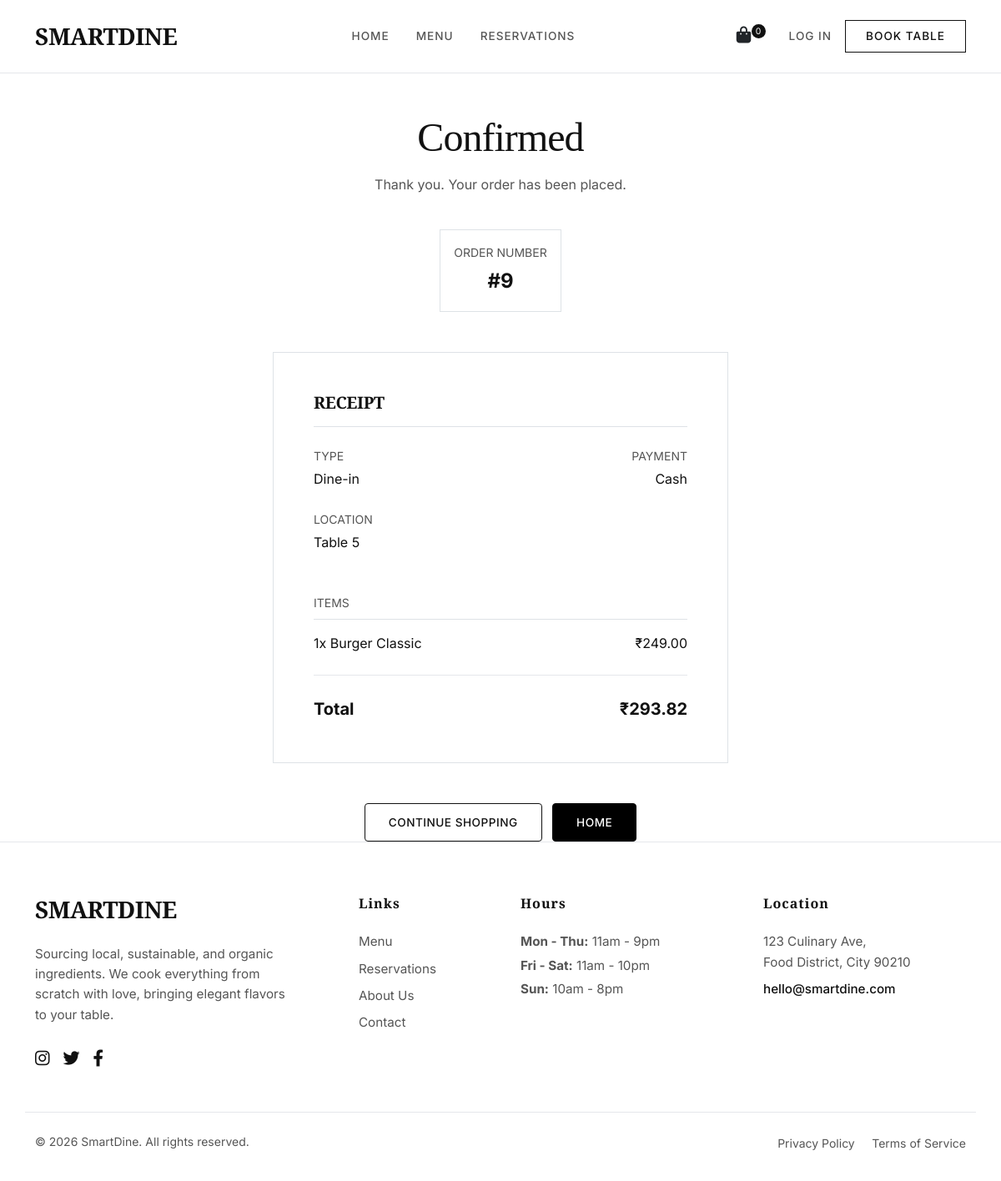
The app's page /order-confirmation/9/ with its own data.
### home/models.py (models this page shows, shortened)
class Order(models.Model):
    ORDER_TYPE_CHOICES = [
        ('Dine-in', 'Dine-in'),
        ('Delivery', 'Delivery'),
        ('Pickup', 'Pickup'),
    ]
    STATUS_CHOICES = [
        ('Pending', 'Pending'),
        ('Preparing', 'Preparing'),
        ('Ready', 'Ready'),
        ('Delivered', 'Delivered'),
        ('Cancelled', 'Cancelled'),
    ]
    PAYMENT_METHOD_CHOICES = [
        ('UPI', 'UPI'),
        ('Card', 'Credit/Debit Card'),
        ('Cash', 'Cash'),
        ('Wallet', 'Digital Wallet'),
    ]
    PAYMENT_STATUS_CHOICES = [
        ('Pending', 'Pending'),
        ('Completed', 'Completed'),
        ('Failed', 'Failed'),
        ('Refunded', 'Refunded'),
    ]
    user = models.ForeignKey(User, on_delete=models.SET_NULL, null=True, blank=True, related_name='orders')
    order_type = models.CharField(max_length=20, choices=ORDER_TYPE_CHOICES, default='Dine-in')
    table = models.ForeignKey(Table, on_delete=models.SET_NULL, null=True, blank=True, related_name='orders')
    customer_name = models.CharField(max_length=100, blank=True)
    customer_phone = models.CharField(max_length=20, blank=True)
    customer_address = models.TextField(blank=True)
    total_amount = models.DecimalField(max_digits=8, decimal_places=2, default=0)
    tax_amount = models.DecimalField(max_digits=8, decimal_places=2, default=0)
    discount_amount = models.DecimalField(max_digits=8, decimal_places=2, default=0)
    final_amount = models.DecimalField(max_digits=8, decimal_places=2, default=0)
    payment_method = models.CharField(max_length=20, choices=PAYMENT_METHOD_CHOICES, blank=True, null=True)
    payment_status = models.CharField(max_length=20, choices=PAYMENT_STATUS_CHOICES, default='Pending')
    status = models.CharField(max_length=20, choices=STATUS_CHOICES, default='Pending')
    created_at = models.DateTimeField(auto_now_add=True)
    completed_at = models.DateTimeField(null=True, blank=True)
    class Meta:
        ordering = ['-created_at']

class Table(models.Model):
    STATUS_CHOICES = [
        ('Available', 'Available'),
        ('Occupied', 'Occupied'),
        ('Reserved', 'Reserved'),
    ]
    table_number = models.PositiveIntegerField(unique=True)
    capacity = models.PositiveIntegerField()
    status = models.CharField(max_length=20, choices=STATUS_CHOICES, default='Available')

class OrderItem(models.Model):
    order = models.ForeignKey(Order, on_delete=models.CASCADE, related_name='items')
    menu_item = models.ForeignKey(MenuItem, on_delete=models.CASCADE)
    quantity = models.PositiveIntegerField()
    price = models.DecimalField(max_digits=8, decimal_places=2)
    special_instructions = models.TextField(blank=True, help_text="e.g., No onions, extra cheese")
    def subtotal(self):
        return self.quantity * self.price

class MenuItem(models.Model):
    name = models.CharField(max_length=200)
    description = models.TextField(blank=True)
    price = models.DecimalField(max_digits=8, decimal_places=2)
    category = models.ForeignKey(Category, on_delete=models.SET_NULL, null=True, blank=True, related_name='menu_items')
    is_active = models.BooleanField(default=True, help_text="Is this item currently on the menu?")
    image = models.ImageField(upload_to='menu_items/', null=True, blank=True)
    created_at = models.DateTimeField(auto_now_add=True)
    class Meta:
        ordering = ['-created_at']

### home/views.py (the view)
# urls.py: path('order-confirmation/<int:order_id>/', views.order_confirmation, name='order_confirmation'),
def order_confirmation(request, order_id):
    order = get_object_or_404(Order, id=order_id)
    context = {'order': order}
    return render(request, 'order_confirmation.html', context)

### templates/order_confirmation.html (shortened to what this page needs)
{% extends 'base.html' %}
{% block content %}
<div class="container mt-5">
    <div class="row justify-content-center">
        <div class="col-lg-6">
            <div class="text-center mb-5">
                <h1 class="display-5 mb-3" style="font-weight: 400;">Confirmed</h1>
                <p class="text-muted">Thank you. Your order has been placed.</p>
                <div class="border border-color p-3 mt-4 d-inline-block">
                    <span class="text-uppercase small text-muted d-block mb-1">Order Number</span>
                    <strong class="fs-4">#{{ order.id }}</strong>
                </div>
            </div>
            <div class="border border-color p-4 p-md-5 bg-white">
                <h5 class="text-uppercase letter-spacing-1 mb-4 border-bottom pb-3">Receipt</h5>
                <div class="row mb-4">
                    <div class="col-6">
                        <small class="text-muted text-uppercase d-block mb-1">Type</small>
                        <span>{{ order.order_type }}</span>
                    </div>
                    <div class="col-6 text-end">
                        <small class="text-muted text-uppercase d-block mb-1">Payment</small>
                        <span>{{ order.payment_method }}</span>
                    </div>
                </div>
                {% if order.table %}
                <div class="row mb-4">
                    <div class="col-12">
                        <small class="text-muted text-uppercase d-block mb-1">Location</small>
                        <span>Table {{ order.table.table_number }}</span>
                    </div>
                </div>
                {% endif %}
                <div class="mt-5">
                    <small class="text-muted text-uppercase d-block mb-3 border-bottom pb-2">Items</small>
                    {% for item in order.items.all %}
                    <div class="d-flex justify-content-between mb-2">
                        <span>{{ item.quantity }}x {{ item.menu_item.name }}</span>
                        <span>₹{{ item.subtotal }}</span>
                    </div>
                    {% endfor %}
                </div>
                <div class="d-flex justify-content-between mt-4 pt-4 border-top border-dark fw-bold fs-5">
                    <span>Total</span>
                    <span>₹{{ order.final_amount }}</span>
                </div>
            </div>
            <div class="text-center mt-5">
                <a href="{% url 'menu' %}" class="btn btn-outline-primary me-2">Continue Shopping</a>
                <a href="{% url 'home' %}" class="btn btn-primary">Home</a>
            </div>
        </div>
    </div>
</div>
{% endblock %}

### static/css/style.css (style rules this page uses)
:root { --bg-main: #ffffff; --bg-surface: #f9f9faf0; --bg-alt: #f4f4f5; --text-main: #111111; --text-muted: #555555; --text-light: #888888; --primary-color: #000000; --primary-hover: #333333; --accent-color: #b94a29; --success-color: #2F855A; --danger-color: #C53030; --warning-color: #DD6B20; --border-color: #e5e7eb; --border-radius: 4px; --border-radius-lg: 8px; --font-main: 'Inter', -apple-system, BlinkMacSystemFont, "Segoe UI", Roboto, sans-serif; --font-heading: 'Playfair Display', Georgia, serif; }
body { background-color: var(--bg-main) !important; color: var(--text-main) !important; font-family: var(--font-main); font-weight: 400; line-height: 1.6; -webkit-font-smoothing: antialiased; -moz-osx-font-smoothing: grayscale; overflow-x: hidden; }
h1, h2, h3, h4, h5, h6, .font-heading { font-family: var(--font-heading); font-weight: 600; color: var(--text-main); letter-spacing: -0.02em; line-height: 1.2; }
a { color: var(--text-main); text-decoration: underline; text-decoration-color: var(--border-color); text-underline-offset: 4px; transition: text-decoration-color 0.2s ease, opacity 0.2s ease; }
.min-h-screen { min-height: 100vh; }
.btn { font-family: var(--font-main); font-weight: 500; border-radius: var(--border-radius); padding: 0.75rem 1.75rem; transition: all 0.2s ease; letter-spacing: 0.5px; text-transform: uppercase; font-size: 0.85rem; text-decoration: none !important; border: 1px solid transparent; }
.btn-primary { background-color: var(--primary-color) !important; color: #ffffff !important; border-color: var(--primary-color) !important; }
.btn-outline-primary { background-color: transparent !important; color: var(--text-main) !important; border-color: var(--text-main) !important; }
.text-muted { color: var(--text-muted) !important; }
.border-secondary, .border-light, .border-dark { border-color: var(--border-color) !important; }

### records on screen
Order: id "9", order_type "Dine-in", payment_method "Cash", table.table_number "5", final_amount "293.82"
OrderItem: quantity "1", menu_item.name "Burger Classic", subtotal "249.00"

### other values on screen
{{ cart|length|default:"0" }} "0"
